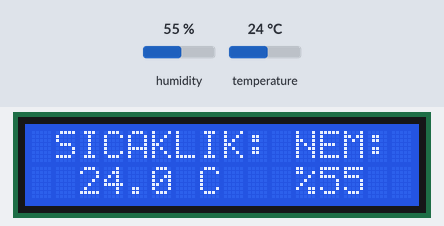
Recording of a sketch running on a simulated Arduino Uno, built with avr-gcc and run on an emulated ATmega328P. Shown: 16×2 character LCD. The test bench sets the inputs (shaded band); at power-on: temperature 24 °C, humidity 55 %.

Above: at 6.2 s.
6.3 s: temperature set to 19 °C
At 8.3 s:
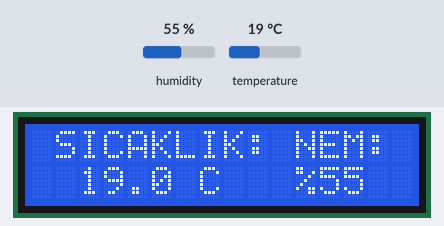
9.0 s: temperature set to 16 °C
At 10.1 s:
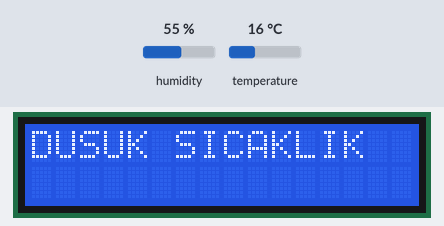
14.9 s: temperature set to 28 °C
At 16.7 s:
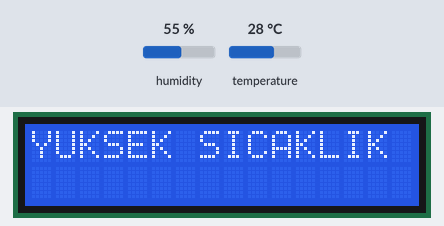
20.8 s: humidity set to 22 %
At 24.4 s:
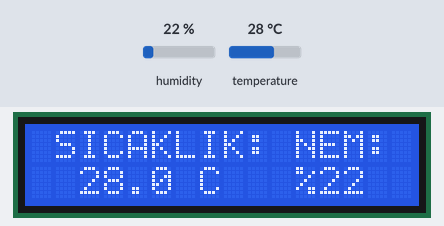
Timing chart, 0 to 25.9 s (numbered marks = the images above; inputs shaded):
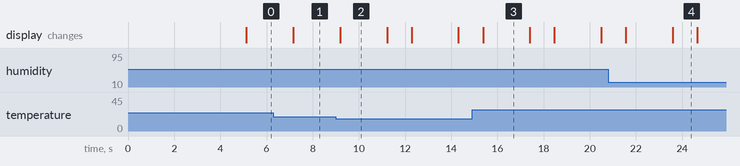

The sketch:

LCDDHT11_DERS.ino
```cpp
#include <DHT.h>
#include <LiquidCrystal_I2C.h>
#include <Wire.h>

#define DHTPIN 2
#define DHTTYPE DHT11 //AAB
DHT dht(DHTPIN, DHTTYPE);

LiquidCrystal_I2C lcd(0x27, 16, 2);

void setup() {
  lcd.init();       //LCD'Yİ BAŞLATTIM
  lcd.backlight();  // LCD'NİN ARKA IŞIĞINI AKTİFLEŞTİRDİM
  dht.begin();      // SICAKLIK VE NEM SENSÖRÜMÜ BAŞLATTIM

  lcd.setCursor(6, 0);
  lcd.print("ELKA");
  lcd.setCursor(5, 1);
  lcd.print("BILISIM");
  delay(5000);
  lcd.clear();
}

void loop() {
  float temperature = dht.readTemperature();
  float humidity = dht.readHumidity();

  lcd.setCursor(1, 0);
  lcd.print("SICAKLIK:");
  lcd.setCursor(11, 0);
  lcd.print("NEM:");
  lcd.setCursor(2, 1);
  lcd.print(temperature, 1);
  lcd.setCursor(7, 1);
  lcd.print("C");
  lcd.setCursor(12, 1);
  lcd.print(humidity, 0);
  lcd.setCursor(11, 1);
  lcd.print("%");


  if (temperature < 18) {
    lcd.clear();
    lcd.setCursor(0, 0);
    lcd.print("DUSUK SICAKLIK");
    delay(2000);
    lcd.clear();
    lcd.setCursor(1, 0);
    lcd.print("SICAKLIK:");
    lcd.setCursor(11, 0);
    lcd.print("NEM:");
    lcd.setCursor(2, 1);
    lcd.print(temperature, 1);
    lcd.setCursor(7, 1);
    lcd.print("C");
    lcd.setCursor(12, 1);
    lcd.print(humidity, 0);
    lcd.setCursor(11, 1);
    lcd.print("%");
    delay(1000);
  }

  if (temperature > 26) {
    lcd.clear();
    lcd.setCursor(0, 0);
    lcd.print("YUKSEK SICAKLIK");
    delay(2000);
    lcd.clear();
    lcd.setCursor(1, 0);
    lcd.print("SICAKLIK:");
    lcd.setCursor(11, 0);
    lcd.print("NEM:");
    lcd.setCursor(2, 1);
    lcd.print(temperature, 1);
    lcd.setCursor(7, 1);
    lcd.print("C");
    lcd.setCursor(12, 1);
    lcd.print(humidity, 0);
    lcd.setCursor(11, 1);
    lcd.print("%");
    delay(1000);
  }
}
```

Measured:
- the behaviour switches between 18 and 17 °C on temperature (found by bisection; images 1 and 2)
- after the input at 6.3 s, the display: changes after 0.85 s (image 1)
- after the input at 9.0 s, the display: changes after 0.19 s (image 2)
- after the input at 14.9 s, the display: changes after 0.48 s (image 3)
- after the input at 20.8 s, the display: first differs from a run without the input after 2.8 s (image 4)
- what the display in image 2 shows lasts 2.0 s, from 9.2 s to 11.2 s
- what the display in image 4 shows lasts 1.1 s, from 23.6 s to 24.7 s
